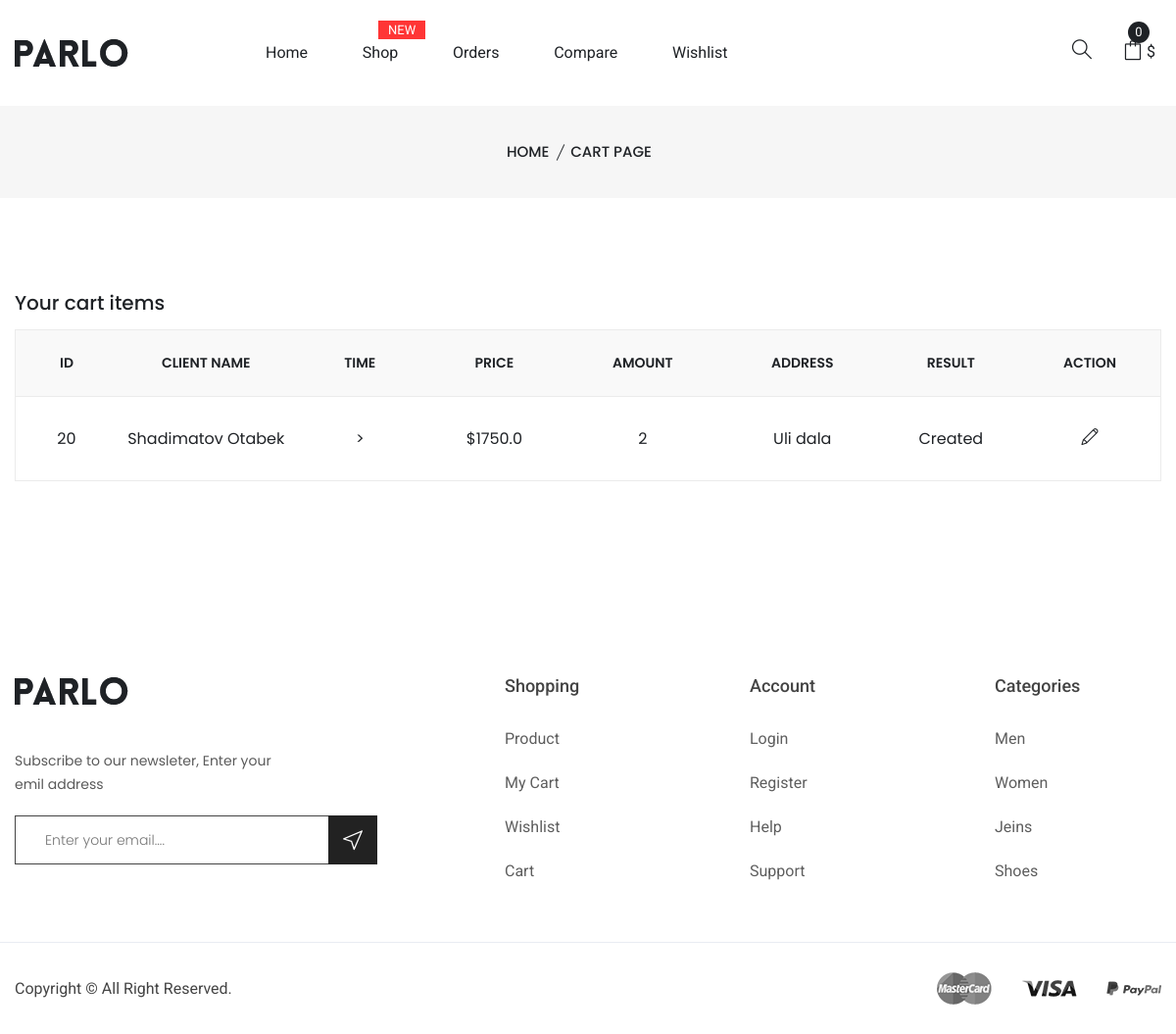
The page /orders/ (signed in) on the database as committed earlier.
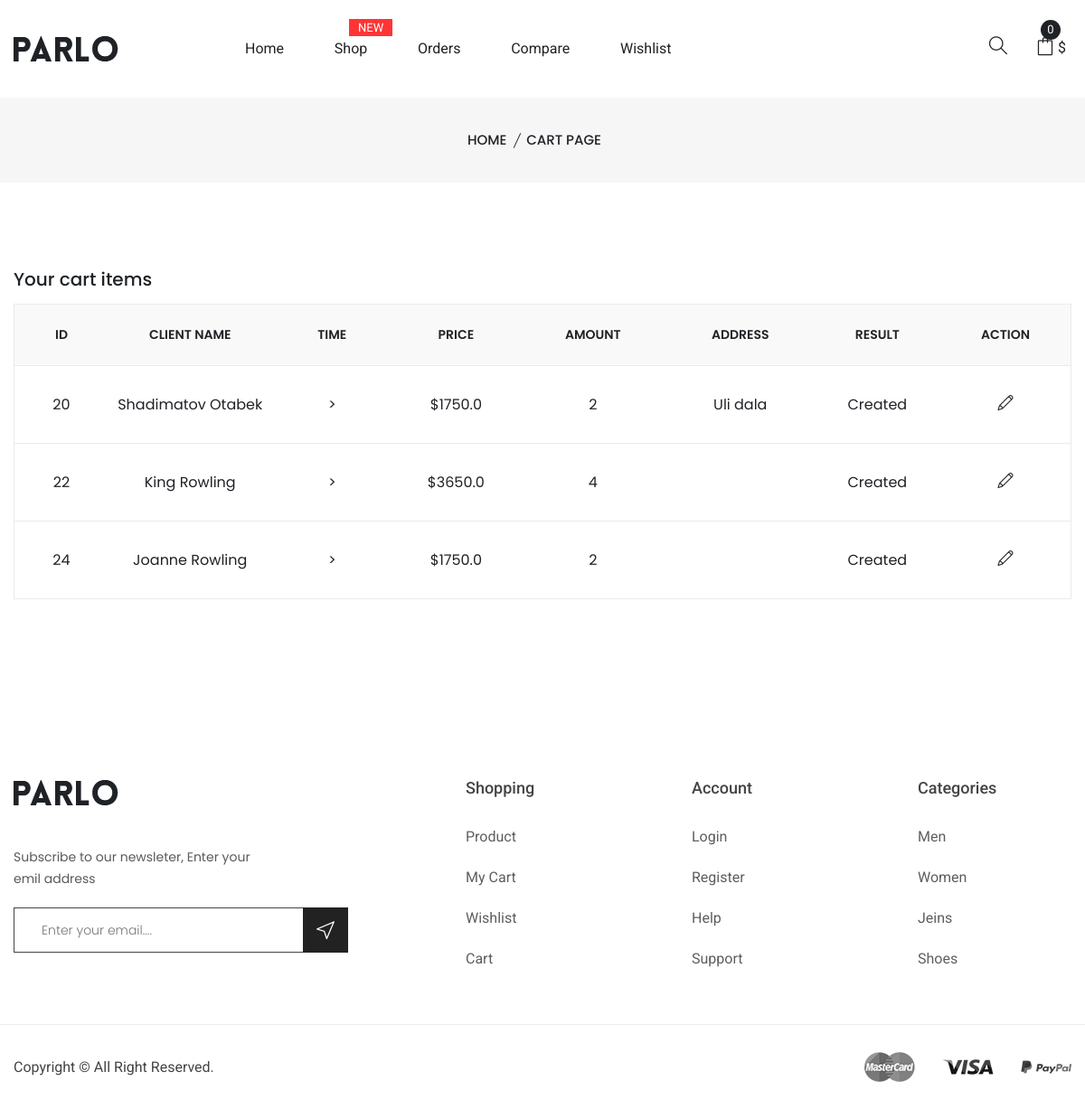
The same page on the database as committed later.
### main/models.py (models this page shows, shortened)
class Cart(models.Model):
	title = models.CharField(max_length = 200, blank = True)
	email = models.CharField(max_length = 200, blank = True)
	last_name = models.CharField(max_length = 200, blank = True)
	first_name = models.CharField(max_length = 200, blank = True)
	zip_code = models.CharField(max_length = 200, blank=True)
	country = models.CharField(max_length = 200, blank = True)
	city = models.CharField(max_length = 200, blank = True)
	person = models.CharField(max_length = 200, blank = True)
	phone = models.CharField(max_length = 200, blank = True)
	address = models.CharField(max_length = 200, blank = True)
	title = models.CharField(max_length = 200, blank = True)
	is_accepted = models.BooleanField(default = False)
	is_payed = models.BooleanField(default = False)
	status = models.IntegerField(default = 0)
	session_id = models.CharField(max_length = 200, blank = True)
	amount = models.IntegerField(default=1)
	discount = models.IntegerField(default=0)
	orig_price = models.FloatField(default=0)
	price = models.FloatField(default=0)
	crated_at = models.DateTimeField(default=datetime.now())

### main/views.py (the view)
# urls.py: path('orders/', ordersHandler, name='orders'),
def ordersHandler(request):
	categories = Category.objects.all()
	new_cart = None
	cart_items = []
	confirmed_orders = []
	if request.user.is_authenticated:
		confirmed_orders = Cart.objects.filter(status__gte = 1)
	context = {
		'categories': categories,
		'new_cart': new_cart,
		'cart_items': cart_items,
		'confirmed_orders':confirmed_orders,
	}
	return render(request, 'orders.html', context)

### templates/orders.html
{% extends 'base.html' %}
    {% block content %}
    <div class="breadcrumb-area pt-35 pb-35 bg-gray">
        <div class="container">
            <div class="breadcrumb-content text-center">
                <ul>
                    <li>
                        <a href="index.html">Home</a>
                    </li>
                    <li class="active">Cart page </li>
                </ul>
            </div>
        </div>
    </div>
    <div class="cart-main-area pt-95 pb-100">
        <div class="container">
            <h3 class="cart-page-title">Your cart items</h3>
            <div class="row">
                <div class="col-lg-12 col-md-12 col-sm-12 col-12">
                        <div class="table-content table-responsive cart-table-content">
                            <table>
                                <thead>
                                    <tr>
                                        <th>ID</th>
                                        <th>Client Name</th>
                                        <th>Time</th>
                                        <th>Price</th>
                                        <th>Amount</th>
                                        <th>Address</th>
                                        <th>Result</th>
                                        <th>Action</th>
                                    </tr>
                                </thead>
                                <tbody>
                                    {% for order in confirmed_orders %}
                                    <tr>
                                        <td>{{order.id}}</td>
                                        <td class="product-thumbnail"> {{order.last_name}} {{order.first_name}} </td>
                                        <td class="product-name">>{{order.created_at}}</td>
                                        <td class="product-price-cart"><span class="amount">${{order.price}}</span></td>
                                        <td class="product-quantity">{{order.amount}}</td>
                                        <td class="product-quantity">{{order.address}}</td>
                                        <td>
                                        {% if order.status == 1 %} Created
                                        {% elif order.status == 2 %} Finished
                                        {% endif %}
                                        </td>
                                        <td class="product-remove">
                                            <a href="{% url 'orders' %}{{order.id}}"><i class="sli sli-pencil"></i></a>
                                        </td>
                                    </tr>
                                    {% endfor %}
                                </tbody>
                            </table>
                        </div>
                </div>
            </div>
        </div>
    </div>
    {% endblock content %}

### templates/base.html (shortened to what this page needs)
<!doctype html>
<html class="no-js" lang="zxx">
<head>
    <link rel="stylesheet" href="/static/css/bootstrap.min.css">
    <link rel="stylesheet" href="/static/css/icons.min.css">
    <link rel="stylesheet" href="/static/css/plugins.css">
    <link rel="stylesheet" href="/static/css/style.css">
</head>
<body>
<div class="wrapper">
    <header class="header-area sticky-bar">
        <div class="main-header-wrap">
            <div class="container">
                <div class="row">
                    <div class="col-xl-2 col-lg-2">
                        <div class="logo pt-40">
                            <a href="{% url 'index' %}">
                                <img src="/static/img/logo/logo.png" alt="">
                            </a>
                        </div>
                    </div>
                    <div class="col-xl-7 col-lg-7 ">
                        <div class="main-menu">
                            <nav>
                                <ul>
                                    <li class="angle-shape"><a href="{% url 'index' %}">Home </a></li>
                                    <li class="angle-shape"><a href="#"> Shop <span>new</span> </a>
                                    </li>
                                    {% if user.is_authenticated %}
                                    <li><a href="{% url 'orders' %}"> Orders </a></li>
                                    {% endif %}
                                    <li><a href="{% url 'compare' %}">Compare </a></li>
                                    <li><a href="{% url 'wishlist' %}">Wishlist </a></li>
                                </ul>
                            </nav>
                        </div>
                    </div>
                    <div class="col-xl-3 col-lg-3">
                        <div class="header-right-wrap pt-40">
                            <div class="header-search">
                                <a class="search-active" href="#"><i class="sli sli-magnifier"></i></a>
                            </div>
                            <div class="cart-wrap">
                                <button class="icon-cart-active">
                                    <span class="icon-cart">
                                        <i class="sli sli-bag"></i>
                                        <span class="count-style">{% if new_cart.amount %} {{new_cart.amount}} {% else %} 0 {% endif %} </span>
                                    </span>
                                    <span class="cart-price">
                                        ${{new_cart.price}}
                                    </span>
                                </button>
                            </div>
                        </div>
                    </div>
                </div>
            </div>
        </div>
    </header>
    {% block content %}
    {% endblock content %}
    <footer class="footer-area pt-100">
        <div class="container">
            <div class="footer-top-2 pb-20">
                <div class="row">
                    <div class="col-lg-4 col-md-4 col-sm-12 col-12">
                        <div class="footer-widget mb-40">
                            <a href="#"><img alt="" src="/static/img/logo/logo.png"></a>
                            <div class="subscribe-style mt-45">
                                <p>Subscribe to our newsleter, Enter your emil address</p>
                                <div id="mc_embed_signup" class="subscribe-form mt-20">
                                    <form class="validate subscribe-form-style" novalidate="" target="_blank" name="mc-embedded-subscribe-form" method="post" action="/cart/">
                                        <div id="mc_embed_signup_scroll" class="mc-form">
                                            <input class="email" type="email" required="" placeholder="Enter your email...." name="email" value="">
                                            <div class="clear">
                                                <input id="mc-embedded-subscribe" class="button" type="submit" name="subscribe" value="">
                                            </div>
                                        </div>
                                    </form>
                                </div>
                            </div>
                        </div>
                    </div>
                    <div class="col-lg-3 col-md-3 col-sm-4 col-6">
                        <div class="footer-widget mb-40 pl-100">
                            <div class="footer-title">
                                <h3>Shopping</h3>
                            </div>
                            <div class="footer-list">
                                <ul>
                                    <li><a href="shop.html">Product</a></li>
                                    <li><a href="cart-page.html">My Cart</a></li>
                                    <li><a href="wishlist.html">Wishlist</a></li>
                                    <li><a href="cart-page.html">Cart</a></li>
                                </ul>
                            </div>
                        </div>
                    </div>
                    <div class="col-lg-3 col-md-3 col-sm-4 col-6">
                        <div class="footer-widget mb-40 pl-50">
                            <div class="footer-title">
                                <h3>Account</h3>
                            </div>
                            <div class="footer-list">
                                <ul>
                                    <li><a href="login-register.html">Login</a></li>
                                    <li><a href="login-register.html">Register</a></li>
                                    <li><a href="contact-us.html">Help</a></li>
                                    <li><a href="contact-us.html">Support</a></li>
                                </ul>
                            </div>
                        </div>
                    </div>
                    <div class="col-lg-2 col-md-2 col-sm-4 col-12">
                        <div class="footer-widget mb-40">
                            <div class="footer-title">
                                <h3>Categories</h3>
                            </div>
                            <div class="footer-list">
                                <ul>
                                    <li><a href="shop.html">Men</a></li>
                                    <li><a href="shop.html">Women</a></li>
                                    <li><a href="shop.html">Jeins</a></li>
                                    <li><a href="shop.html">Shoes</a></li>
                                </ul>
                            </div>
                        </div>
                    </div>
                </div>
            </div>
        </div>
        <div class="footer-bottom border-top-2 pt-30">
            <div class="container">
                <div class="row align-items-center">
                    <div class="col-lg-6 col-md-6 col-sm-6 col-12">
                        <div class="copyright-2 pb-30">
                            <p>Copyright ©  All Right Reserved.</p>
                        </div>
                    </div>
                    <div class="col-lg-6 col-md-6 col-sm-6 col-12">
                        <div class="payment-mathod-2 pb-30">
                            <a href="#"><img src="/static/img/icon-img/payment-2.png" alt=""></a>
                        </div>
                    </div>
                </div>
            </div>
        </div>
    </footer>
</div>
</body>
</html>

Rows that differ between the two databases and show on the page:
added Cart: id "22", last_name "King", first_name "Rowling", price "3650.0", amount "4", status "Created"
added Cart: id "24", last_name "Joanne", first_name "Rowling", price "1750.0", amount "2", status "Created"
